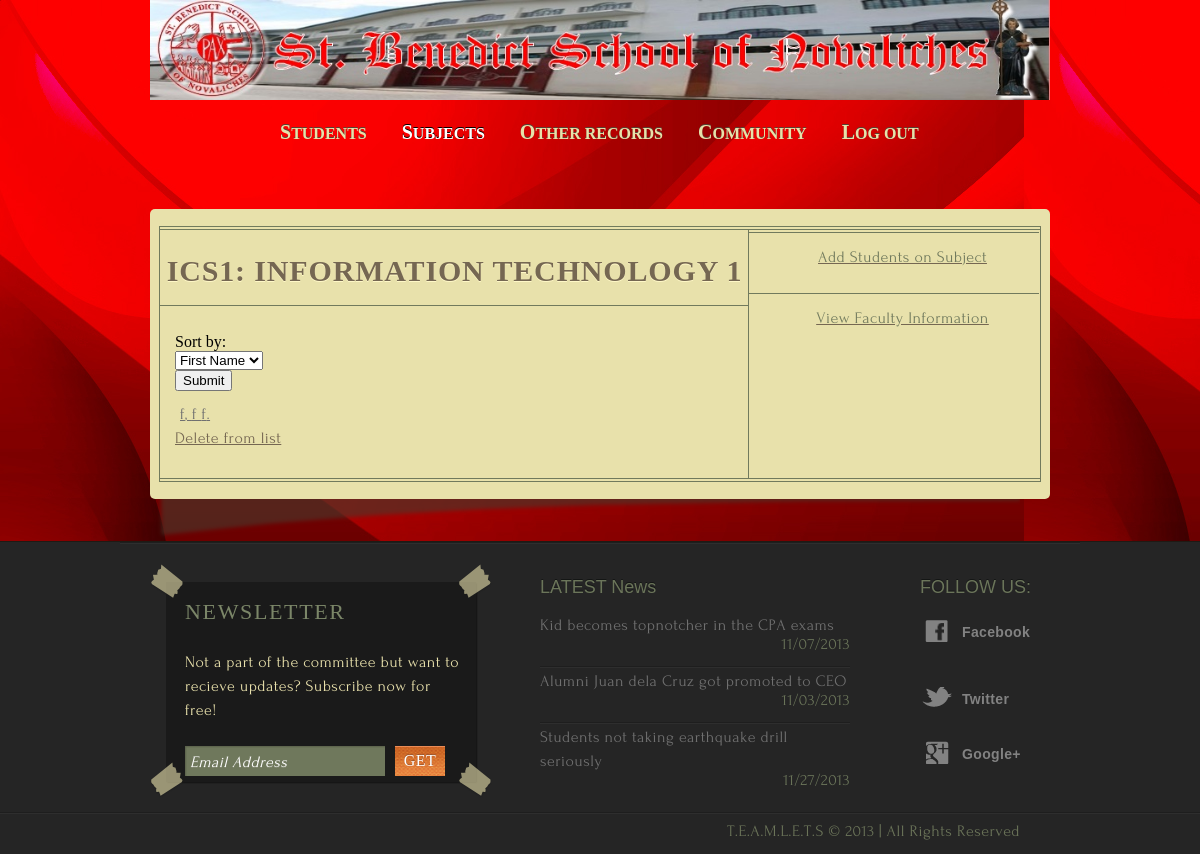
The app's page /adsubjects2.php?dbname=ICS1 (signed in) with its own data.
### tables this page shows
CREATE TABLE IF NOT EXISTS `garcia_sbsn` (
  `section` varchar(30) NOT NULL,
  `address` varchar(75) NOT NULL,
  `zip_code` int(5) NOT NULL,
  `phone_number` int(15) NOT NULL,
  `cell_number` int(25) NOT NULL,
  `fname` varchar(70) NOT NULL,
  `mname` varchar(30) NOT NULL,
  `lname` varchar(50) NOT NULL,
  `email` varchar(35) NOT NULL,
  `subject` varchar(35) NOT NULL,
  `subject_desc` varchar(35) NOT NULL
);

CREATE TABLE IF NOT EXISTS `ics1_student_list` (
  `fname` varchar(50) NOT NULL,
  `mname` varchar(50) NOT NULL,
  `lname` varchar(50) NOT NULL,
  `username` varchar(15) NOT NULL
);

### adsubjects2.php (the view, shortened to what this page needs)
<!DOCTYPE html>
<html>
<head>
	<link rel="stylesheet" href="css/style-admin.css" type="text/css">
</head>
<body>
<?php
if(!empty($_GET['dbname'])){
$dbname = $_GET['dbname'];
}
else{
$dbname = $_SESSION['subj'];
$_SESSION['subj'] = $dbname;
}
?>
	<div class="header">
		<div>
			<a href="index.php" id="logo"><img src="images/benedict_header.jpg" alt="logo" height="100px" width="900px"></a>
			<br/>
			<ul>
				<li>
					<a href="adportalindex.php"><span>S</span>tudents</a>
				</li>
				<li class="selected">
					<a href="adsubjects.php"><span>S</span>ubjects</a>
				</li>
				<li>
					<a href="adothers.php"><span>O</span>ther Records</a>
				</li>
				<li>
					<a href="adportalcommunity.php"><span>C</span>ommunity</a>
				</li>
				<li>
					<a href="Logout.php"><span>L</span>og out</a>
				</li>
			</ul>
		</div>
	</div>
	<div class="body">
		<div>
			<div>
				<div>
					<div>
						<div class="section">
						<?php
							$query = mysql_query("SELECT * FROM faculty where subject = '$dbname'");
							$username = "";
							while($res = mysql_fetch_assoc($query)){
								$username = $res['username'];
							}
							$usertable = "$username" . "_sbsn";
							$subject = "";
							$query1 = mysql_query("Select subject, subject_desc FROM $usertable");
							while($result1 = mysql_fetch_array($query1))
							{
								$subject = $result1['subject'];
								Print "<h2>".$result1['subject'] .": ".$result1['subject_desc']."</h2>";
							}
						?>
							<ul>
							Sort by:
							<form action="adminportalstudent.php" method="POST">
								<select name="sort">
											<option name="fname">First Name</option>
								</select>
								<br/>
								<input type="submit" value="Submit"/>
							</form>
							<?php
							$table = "$subject"."_student_list";
							if($_SERVER['REQUEST_METHOD'] == "POST"){
								$sel = mysql_real_escape_string($_POST['sort']);
									if($sel == "Last Name"){
										$query = mysql_query("Select * FROM $table ORDER BY lname ASC");
										while($result = mysql_fetch_array($query))
										{
											Print '<li><p><a href="adportalstudent2.php?number='.$result['username'].'&lname='.$result['lname'].'&fname='.$result['fname'].'&mname='.$result['mname'].'">'. $result['lname'] .", ". $result['fname']." " . $result['mname'] .'.</a></p></li>';
											Print '<a href="deletestudentprocess.php?username='.$result['username'].'&lname='.$result['lname'].'&fname='.$result['fname'].'&mname='.$result['mname'].'&subject='.$subject.'" onclick="notice()">Delete from list</a>';
										}
									}
									else if($sel == "First Name"){
										$query = mysql_query("Select * FROM $table ORDER BY fname ASC");
										while($result = mysql_fetch_array($query))
										{
											Print '<li><p><a href="adportalstudent2.php?number='.$result['username'].'&lname='.$result['lname'].'&fname='.$result['fname'].'&mname='.$result['mname'].'">'. $result['lname'] .", ". $result['fname']." " . $result['mname'] .'.</a></p></li>';
											Print '<a href="deletestudentprocess.php?username='.$result['username'].'&lname='.$result['lname'].'&fname='.$result['fname'].'&mname='.$result['mname'].'&subject='.$subject.'" onClick="succ()">Delete from this Subject</a>';
										}
									}
							}
							else{
								$query = mysql_query("Select * FROM $table ORDER BY lname ASC");
								while($result = mysql_fetch_array($query))
								{
									Print '<li><p><a href="adportalstudent2.php?number='.$result['username'].'&lname='.$result['lname'].'&fname='.$result['fname'].'&mname='.$result['mname'].'">'. $result['lname'] .", ". $result['fname']." " . $result['mname'] .'.</a></p></li>';
									Print '<a href="deletestudentprocess.php?username='.$result['username'].'&lname='.$result['lname'].'&fname='.$result['fname'].'&mname='.$result['mname'].'&subject='.$subject.'" onClick="succ()">Delete from list</a>';
								}
							}
							?>
							</ul>
						</div>
						<div>
							<ul>
								<li>
								<div>
										<a href="addstudent.php" align="center"><span>Add Students on Subject</span></a>
								</div>
								</li>
								<li>
								<div>
										<a href="adfacultyinfo.php" align="center"><span>View Faculty Information</span></a>
								</div>
								</li>
							</ul>
						</div>
					</div>
				</div>
			</div>
		</div>
	</div>
	<div class="footer">
		<div>
			<div>
				<h3>NEWSLETTER</h3>
				<p>
					Not a part of the committee but want to recieve updates? Subscribe now for free!
				</p>
				<form action="index.php">
					<input type="text" value="Email Address" onblur="this.value=!this.value?'Email Address':this.value;" onfocus="this.select()" onclick="this.value='';">
					<input type="submit" value="Get">
				</form>
			</div>
			<div>
				<h4>LATEST News</h4>
				<ul>
					<li>
						<p>
							<a href="#">Kid becomes topnotcher in the CPA exams</a>
						</p><br/>
						<span>11/07/2013</span>
					</li>
					<li>
						<p>
							<a href="#">Alumni Juan dela Cruz got promoted to CEO</a>
						</p><br/>
						<span>11/03/2013</span>
					</li>
					<li>
						<p>
							<a href="#">Students not taking earthquake drill seriously</a>
						</p><br/>
						<span>11/27/2013</span>
					</li>
				</ul>
			</div>
			<div class="connect">
				<h4>FOLLOW US:</h4>
				<a href="http://www.facebook.com" class="facebook">Facebook</a> <a href="http://www.twitter.com" class="twitter">Twitter</a> <a href="http://www.google.com" class="google">Google+</a>
			</div>
		</div>
		<div>
			<p>
				T.E.A.M.L.E.T.S &#169; 2013 | All Rights Reserved
			</p>
		</div>
	</div>
</body>
</html>

### records on screen
garcia_sbsn: subject "ICS1", subject_desc "INFORMATION TECHNOLOGY 1"
ics1_student_list: lname "f", fname "f", mname "f"
